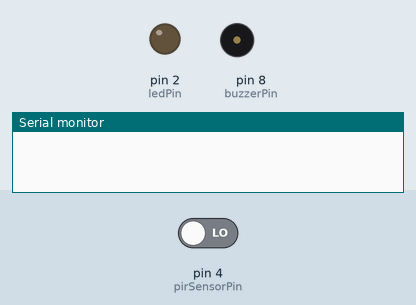
Simulated run of this sketch. Board: Arduino Uno, built with avr-gcc and run on an emulated ATmega328P. Shown: output pins drawn as LEDs (lit = HIGH), buzzer (waves = sounding), the last lines printed to the serial monitor. The test bench sets the inputs (shaded band); at power-on: pin 4 (pirSensorPin) LOW.

Above: at 1.2 s.
1.3 s: pin 4 (pirSensorPin) driven HIGH
At 2.1 s:
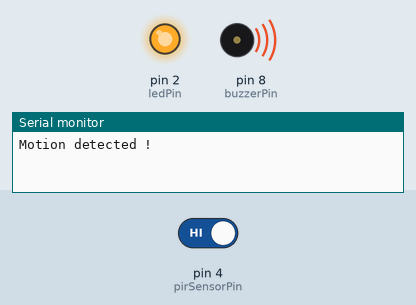
2.8 s: pin 4 (pirSensorPin) driven LOW
At 3.2 s:
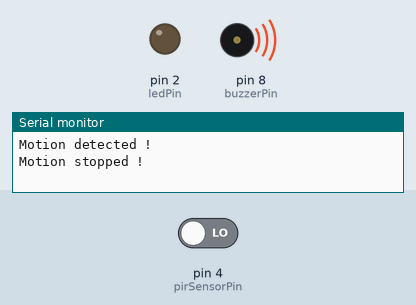
Timing chart, 0 to 7.8 s (numbered marks = the images above; inputs shaded):
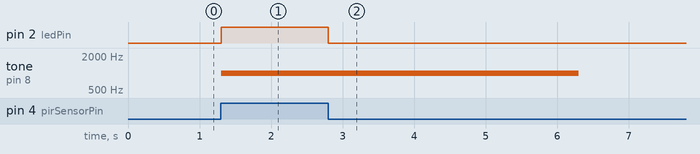

The sketch:

PIRSensorBuzzerLED.ino
```cpp
int ledPin = 2;
int buzzerPin = 8;
int pirSensorPin = 4;

int sensorState = 0;

void setup() {
  Serial.begin(9600);

  pinMode(pirSensorPin, INPUT);
  pinMode(ledPin, OUTPUT);
  pinMode(buzzerPin, OUTPUT);
}

void loop() {
  int sensorReading = digitalRead(pirSensorPin);

  if(sensorReading == HIGH) {
    if(sensorState == LOW) {
      digitalWrite(ledPin, HIGH);
      tone(buzzerPin, 1000, 5000);

      Serial.println("Motion detected !");

      sensorState = HIGH;
    }
  } else {
    if(sensorState == HIGH) {
      digitalWrite(ledPin, LOW);

      Serial.println("Motion stopped !");

      sensorState = LOW;
    }
  }
}
```

Measured:
- after the input at 1.3 s, pin 2 (ledPin): LOW → HIGH at once; tone on pin 8 (buzzerPin): silent → 1000 Hz at once
- after the input at 2.8 s, pin 2 (ledPin): HIGH → LOW at once
